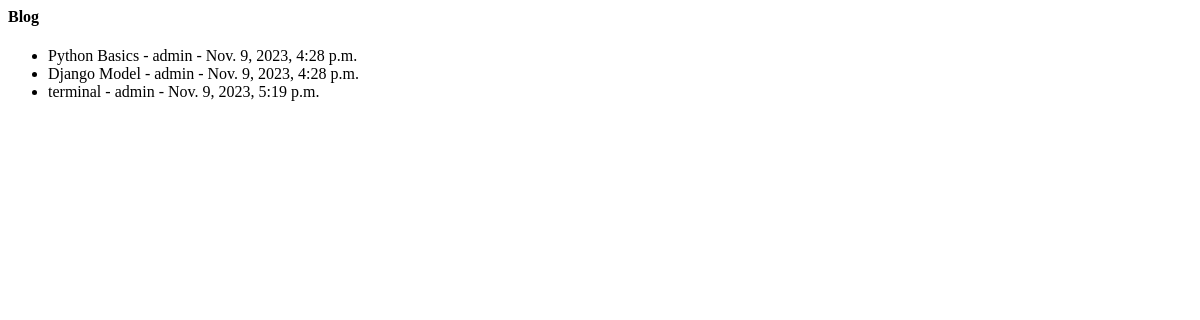
/posts/, run on an earlier commit of the app's database.
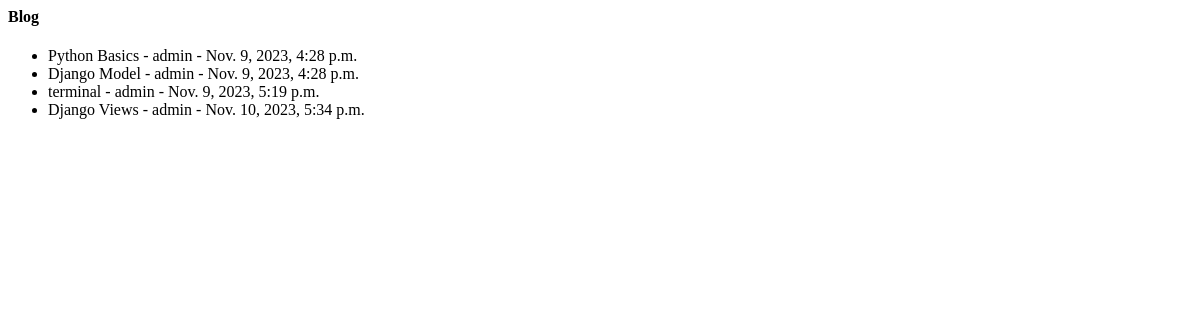
And on a later commit of the database.
### posts/models.py (models this page shows)
class Post(models.Model):
    author = models.ForeignKey(User,related_name='post_author',on_delete=models.CASCADE)
    title = models.CharField(max_length=100)
    content = models.TextField(max_length=20000)
    draft = models.BooleanField(default=True)
    publish_date = models.DateTimeField(default=timezone.now)
    tags = TaggableManager()
    image = models.ImageField(upload_to='post')
    category = models.ForeignKey('Category',related_name='post_category',on_delete=models.SET_NULL,null=True)
    def __str__(self):
        return self.title

### posts/views.py (the view)
# urls.py: path('posts/',post_list),
def post_list(request):
    data = Post.objects.all()
    context = {
        'mohsen' : data
    }
    return render(request, 'posts/post_list.html',context)

### posts/templates/posts/post_list.html
<h4> Blog </h4>
<ul>
{% for post in mohsen %}
   <li> {{post}} - {{post.author}} - {{post.publish_date}} </li>
    {% endfor %}
</ul>

What changed in the data, as far as the page shows it:
added Post: title "Django Views", author "admin", publish_date "Nov. 10, 2023, 5:34 p.m."
